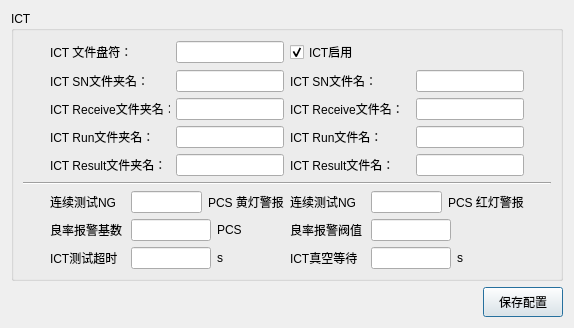
<?xml version="1.0" encoding="UTF-8"?>
<ui version="4.0">
 <class>ICT_MES_Dialog</class>
 <widget class="QDialog" name="ICT_MES_Dialog">
  <property name="geometry">
   <rect>
    <x>0</x>
    <y>0</y>
    <width>574</width>
    <height>303</height>
   </rect>
  </property>
  <property name="maximumSize">
   <size>
    <width>580</width>
    <height>304</height>
   </size>
  </property>
  <property name="windowTitle">
   <string>ICT配置</string>
  </property>
  <property name="windowIcon">
   <iconset resource="resource.qrc">
    <normaloff>:/res/Mes_fichiers_recus_32px.png</normaloff>:/res/Mes_fichiers_recus_32px.png</iconset>
  </property>
  <layout class="QGridLayout" name="gridLayout_2">
   <item row="1" column="1">
    <widget class="QPushButton" name="pushButton_Save_ICT_Config">
     <property name="minimumSize">
      <size>
       <width>0</width>
       <height>30</height>
      </size>
     </property>
     <property name="text">
      <string>保存配置</string>
     </property>
    </widget>
   </item>
   <item row="1" column="0">
    <spacer name="horizontalSpacer">
     <property name="orientation">
      <enum>Qt::Horizontal</enum>
     </property>
     <property name="sizeHint" stdset="0">
      <size>
       <width>40</width>
       <height>20</height>
      </size>
     </property>
    </spacer>
   </item>
   <item row="0" column="0" colspan="2">
    <widget class="QGroupBox" name="groupBox_ICT">
     <property name="title">
      <string>ICT</string>
     </property>
     <layout class="QGridLayout" name="gridLayout">
      <item row="1" column="1">
       <widget class="QLabel" name="label_SN_FileName">
        <property name="sizePolicy">
         <sizepolicy hsizetype="Fixed" vsizetype="Preferred">
          <horstretch>0</horstretch>
          <verstretch>0</verstretch>
         </sizepolicy>
        </property>
        <property name="minimumSize">
         <size>
          <width>120</width>
          <height>0</height>
         </size>
        </property>
        <property name="maximumSize">
         <size>
          <width>120</width>
          <height>16777215</height>
         </size>
        </property>
        <property name="text">
         <string>ICT SN文件夹名：</string>
        </property>
       </widget>
      </item>
      <item row="0" column="3">
       <widget class="QCheckBox" name="checkBox_ICT_Enable">
        <property name="text">
         <string>ICT启用</string>
        </property>
        <property name="checked">
         <bool>true</bool>
        </property>
       </widget>
      </item>
      <item row="0" column="2">
       <widget class="QLineEdit" name="lineEdit_ICT_DriveName">
        <property name="sizePolicy">
         <sizepolicy hsizetype="Fixed" vsizetype="Fixed">
          <horstretch>0</horstretch>
          <verstretch>0</verstretch>
         </sizepolicy>
        </property>
       </widget>
      </item>
      <item row="0" column="1">
       <widget class="QLabel" name="label_ICT_IP_Addr">
        <property name="sizePolicy">
         <sizepolicy hsizetype="Fixed" vsizetype="Preferred">
          <horstretch>0</horstretch>
          <verstretch>0</verstretch>
         </sizepolicy>
        </property>
        <property name="minimumSize">
         <size>
          <width>120</width>
          <height>0</height>
         </size>
        </property>
        <property name="maximumSize">
         <size>
          <width>120</width>
          <height>16777215</height>
         </size>
        </property>
        <property name="text">
         <string>ICT 文件盘符：</string>
        </property>
       </widget>
      </item>
      <item row="1" column="3">
       <widget class="QLabel" name="label_SN_Name">
        <property name="sizePolicy">
         <sizepolicy hsizetype="Fixed" vsizetype="Preferred">
          <horstretch>0</horstretch>
          <verstretch>0</verstretch>
         </sizepolicy>
        </property>
        <property name="text">
         <string>ICT SN文件名：</string>
        </property>
       </widget>
      </item>
      <item row="4" column="1">
       <widget class="QLabel" name="label_Result_FileName">
        <property name="sizePolicy">
         <sizepolicy hsizetype="Fixed" vsizetype="Preferred">
          <horstretch>0</horstretch>
          <verstretch>0</verstretch>
         </sizepolicy>
        </property>
        <property name="minimumSize">
         <size>
          <width>100</width>
          <height>0</height>
         </size>
        </property>
        <property name="maximumSize">
         <size>
          <width>120</width>
          <height>16777215</height>
         </size>
        </property>
        <property name="text">
         <string>ICT Result文件夹名：</string>
        </property>
       </widget>
      </item>
      <item row="3" column="1">
       <widget class="QLabel" name="label_Run_FileName">
        <property name="sizePolicy">
         <sizepolicy hsizetype="Fixed" vsizetype="Preferred">
          <horstretch>0</horstretch>
          <verstretch>0</verstretch>
         </sizepolicy>
        </property>
        <property name="minimumSize">
         <size>
          <width>120</width>
          <height>0</height>
         </size>
        </property>
        <property name="maximumSize">
         <size>
          <width>120</width>
          <height>16777215</height>
         </size>
        </property>
        <property name="text">
         <string>ICT Run文件夹名：</string>
        </property>
       </widget>
      </item>
      <item row="1" column="4">
       <widget class="QLineEdit" name="lineEdit_SN_Name">
        <property name="sizePolicy">
         <sizepolicy hsizetype="Fixed" vsizetype="Fixed">
          <horstretch>0</horstretch>
          <verstretch>0</verstretch>
         </sizepolicy>
        </property>
       </widget>
      </item>
      <item row="1" column="2">
       <widget class="QLineEdit" name="lineEdit_SN_FileName">
        <property name="sizePolicy">
         <sizepolicy hsizetype="Fixed" vsizetype="Fixed">
          <horstretch>0</horstretch>
          <verstretch>0</verstretch>
         </sizepolicy>
        </property>
       </widget>
      </item>
      <item row="2" column="2">
       <widget class="QLineEdit" name="lineEdit_Receive_FileName">
        <property name="sizePolicy">
         <sizepolicy hsizetype="Fixed" vsizetype="Fixed">
          <horstretch>0</horstretch>
          <verstretch>0</verstretch>
         </sizepolicy>
        </property>
       </widget>
      </item>
      <item row="2" column="1">
       <widget class="QLabel" name="label_Receive_FileName">
        <property name="sizePolicy">
         <sizepolicy hsizetype="Fixed" vsizetype="Preferred">
          <horstretch>0</horstretch>
          <verstretch>0</verstretch>
         </sizepolicy>
        </property>
        <property name="minimumSize">
         <size>
          <width>120</width>
          <height>0</height>
         </size>
        </property>
        <property name="maximumSize">
         <size>
          <width>120</width>
          <height>16777215</height>
         </size>
        </property>
        <property name="text">
         <string>ICT Receive文件夹名：</string>
        </property>
       </widget>
      </item>
      <item row="2" column="3">
       <widget class="QLabel" name="label_Receive_Name">
        <property name="sizePolicy">
         <sizepolicy hsizetype="Fixed" vsizetype="Preferred">
          <horstretch>0</horstretch>
          <verstretch>0</verstretch>
         </sizepolicy>
        </property>
        <property name="minimumSize">
         <size>
          <width>120</width>
          <height>0</height>
         </size>
        </property>
        <property name="maximumSize">
         <size>
          <width>120</width>
          <height>16777215</height>
         </size>
        </property>
        <property name="text">
         <string>ICT Receive文件名：</string>
        </property>
       </widget>
      </item>
      <item row="2" column="4">
       <widget class="QLineEdit" name="lineEdit_Receive_Name">
        <property name="sizePolicy">
         <sizepolicy hsizetype="Fixed" vsizetype="Fixed">
          <horstretch>0</horstretch>
          <verstretch>0</verstretch>
         </sizepolicy>
        </property>
       </widget>
      </item>
      <item row="3" column="2">
       <widget class="QLineEdit" name="lineEdit_Run_FileName">
        <property name="sizePolicy">
         <sizepolicy hsizetype="Fixed" vsizetype="Fixed">
          <horstretch>0</horstretch>
          <verstretch>0</verstretch>
         </sizepolicy>
        </property>
       </widget>
      </item>
      <item row="3" column="4">
       <widget class="QLineEdit" name="lineEdit_Run_Name">
        <property name="sizePolicy">
         <sizepolicy hsizetype="Fixed" vsizetype="Fixed">
          <horstretch>0</horstretch>
          <verstretch>0</verstretch>
         </sizepolicy>
        </property>
       </widget>
      </item>
      <item row="3" column="3">
       <widget class="QLabel" name="label_Run_Name">
        <property name="sizePolicy">
         <sizepolicy hsizetype="Fixed" vsizetype="Preferred">
          <horstretch>0</horstretch>
          <verstretch>0</verstretch>
         </sizepolicy>
        </property>
        <property name="text">
         <string>ICT Run文件名：</string>
        </property>
       </widget>
      </item>
      <item row="6" column="1" colspan="2">
       <layout class="QHBoxLayout" name="horizontalLayout">
        <item>
         <widget class="QLabel" name="label">
          <property name="minimumSize">
           <size>
            <width>75</width>
            <height>0</height>
           </size>
          </property>
          <property name="maximumSize">
           <size>
            <width>75</width>
            <height>16777215</height>
           </size>
          </property>
          <property name="text">
           <string>连续测试NG</string>
          </property>
         </widget>
        </item>
        <item>
         <widget class="QLineEdit" name="lineEdit_yellow_limit">
          <property name="maximumSize">
           <size>
            <width>80</width>
            <height>16777215</height>
           </size>
          </property>
         </widget>
        </item>
        <item>
         <widget class="QLabel" name="label_2">
          <property name="text">
           <string>PCS 黄灯警报</string>
          </property>
         </widget>
        </item>
       </layout>
      </item>
      <item row="6" column="3" colspan="2">
       <layout class="QHBoxLayout" name="horizontalLayout_2">
        <item>
         <widget class="QLabel" name="label_4">
          <property name="minimumSize">
           <size>
            <width>75</width>
            <height>0</height>
           </size>
          </property>
          <property name="maximumSize">
           <size>
            <width>75</width>
            <height>16777215</height>
           </size>
          </property>
          <property name="text">
           <string>连续测试NG</string>
          </property>
         </widget>
        </item>
        <item>
         <widget class="QLineEdit" name="lineEdit_Red_limit">
          <property name="maximumSize">
           <size>
            <width>80</width>
            <height>16777215</height>
           </size>
          </property>
         </widget>
        </item>
        <item>
         <widget class="QLabel" name="label_3">
          <property name="text">
           <string>PCS 红灯警报</string>
          </property>
         </widget>
        </item>
       </layout>
      </item>
      <item row="4" column="4">
       <widget class="QLineEdit" name="lineEdit_Result_Name">
        <property name="sizePolicy">
         <sizepolicy hsizetype="Fixed" vsizetype="Fixed">
          <horstretch>0</horstretch>
          <verstretch>0</verstretch>
         </sizepolicy>
        </property>
       </widget>
      </item>
      <item row="4" column="3">
       <widget class="QLabel" name="label_Result_Name_2">
        <property name="sizePolicy">
         <sizepolicy hsizetype="Fixed" vsizetype="Preferred">
          <horstretch>0</horstretch>
          <verstretch>0</verstretch>
         </sizepolicy>
        </property>
        <property name="text">
         <string>ICT Result文件名：</string>
        </property>
       </widget>
      </item>
      <item row="5" column="0" colspan="6">
       <widget class="Line" name="line">
        <property name="orientation">
         <enum>Qt::Horizontal</enum>
        </property>
       </widget>
      </item>
      <item row="4" column="2">
       <widget class="QLineEdit" name="lineEdit_Result_FileName">
        <property name="sizePolicy">
         <sizepolicy hsizetype="Fixed" vsizetype="Fixed">
          <horstretch>0</horstretch>
          <verstretch>0</verstretch>
         </sizepolicy>
        </property>
       </widget>
      </item>
      <item row="10" column="3" colspan="2">
       <layout class="QHBoxLayout" name="horizontalLayout_4">
        <item>
         <widget class="QLabel" name="label_6">
          <property name="minimumSize">
           <size>
            <width>75</width>
            <height>0</height>
           </size>
          </property>
          <property name="maximumSize">
           <size>
            <width>75</width>
            <height>16777215</height>
           </size>
          </property>
          <property name="text">
           <string>良率报警阀值</string>
          </property>
         </widget>
        </item>
        <item>
         <widget class="QLineEdit" name="lineEdit_Yield_limit">
          <property name="maximumSize">
           <size>
            <width>80</width>
            <height>16777215</height>
           </size>
          </property>
         </widget>
        </item>
        <item>
         <spacer name="horizontalSpacer_16">
          <property name="orientation">
           <enum>Qt::Horizontal</enum>
          </property>
          <property name="sizeHint" stdset="0">
           <size>
            <width>40</width>
            <height>20</height>
           </size>
          </property>
         </spacer>
        </item>
       </layout>
      </item>
      <item row="10" column="1" colspan="2">
       <layout class="QHBoxLayout" name="horizontalLayout_3">
        <item>
         <widget class="QLabel" name="label_5">
          <property name="minimumSize">
           <size>
            <width>75</width>
            <height>0</height>
           </size>
          </property>
          <property name="maximumSize">
           <size>
            <width>75</width>
            <height>16777215</height>
           </size>
          </property>
          <property name="text">
           <string>良率报警基数</string>
          </property>
         </widget>
        </item>
        <item>
         <widget class="QLineEdit" name="lineEdit_Yield_base">
          <property name="maximumSize">
           <size>
            <width>80</width>
            <height>16777215</height>
           </size>
          </property>
         </widget>
        </item>
        <item>
         <widget class="QLabel" name="label_7">
          <property name="text">
           <string>PCS</string>
          </property>
         </widget>
        </item>
       </layout>
      </item>
      <item row="11" column="1" colspan="2">
       <layout class="QHBoxLayout" name="horizontalLayout_5">
        <item>
         <widget class="QLabel" name="label_8">
          <property name="minimumSize">
           <size>
            <width>75</width>
            <height>0</height>
           </size>
          </property>
          <property name="maximumSize">
           <size>
            <width>75</width>
            <height>16777215</height>
           </size>
          </property>
          <property name="text">
           <string>ICT测试超时</string>
          </property>
         </widget>
        </item>
        <item>
         <widget class="QLineEdit" name="lineEdit_testTimeout">
          <property name="maximumSize">
           <size>
            <width>80</width>
            <height>16777215</height>
           </size>
          </property>
         </widget>
        </item>
        <item>
         <widget class="QLabel" name="label_9">
          <property name="text">
           <string>s</string>
          </property>
         </widget>
        </item>
       </layout>
      </item>
      <item row="11" column="3" colspan="2">
       <layout class="QHBoxLayout" name="horizontalLayout_6">
        <item>
         <widget class="QLabel" name="label_10">
          <property name="minimumSize">
           <size>
            <width>75</width>
            <height>0</height>
           </size>
          </property>
          <property name="maximumSize">
           <size>
            <width>75</width>
            <height>16777215</height>
           </size>
          </property>
          <property name="text">
           <string>ICT真空等待</string>
          </property>
         </widget>
        </item>
        <item>
         <widget class="QLineEdit" name="lineEdit_vacuum_Time">
          <property name="maximumSize">
           <size>
            <width>80</width>
            <height>16777215</height>
           </size>
          </property>
         </widget>
        </item>
        <item>
         <widget class="QLabel" name="label_11">
          <property name="text">
           <string>s</string>
          </property>
         </widget>
        </item>
       </layout>
      </item>
     </layout>
    </widget>
   </item>
  </layout>
 </widget>
 <tabstops>
  <tabstop>lineEdit_ICT_DriveName</tabstop>
  <tabstop>lineEdit_SN_FileName</tabstop>
  <tabstop>lineEdit_SN_Name</tabstop>
  <tabstop>lineEdit_Receive_FileName</tabstop>
  <tabstop>lineEdit_Receive_Name</tabstop>
  <tabstop>lineEdit_Run_FileName</tabstop>
  <tabstop>lineEdit_Run_Name</tabstop>
  <tabstop>lineEdit_Result_FileName</tabstop>
  <tabstop>lineEdit_Result_Name</tabstop>
 </tabstops>
 <resources>
  <include location="resource.qrc"/>
 </resources>
 <connections/>
</ui>
